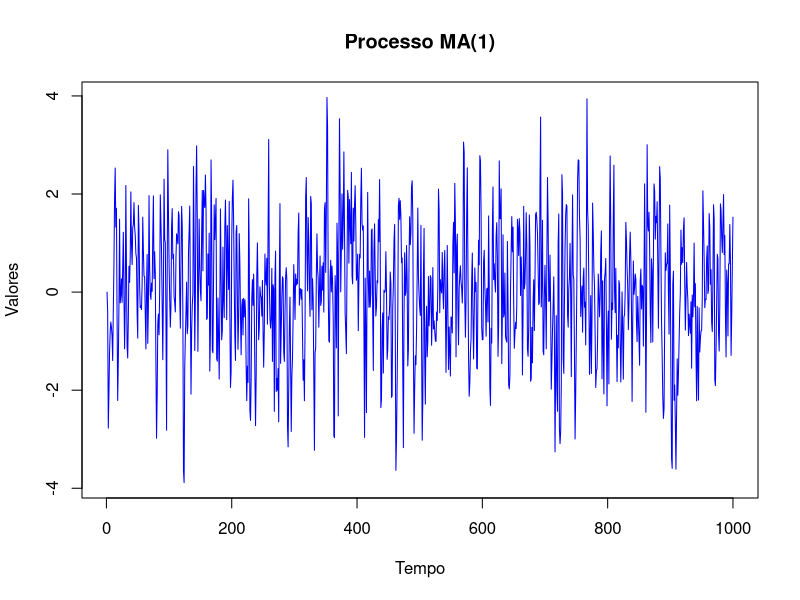
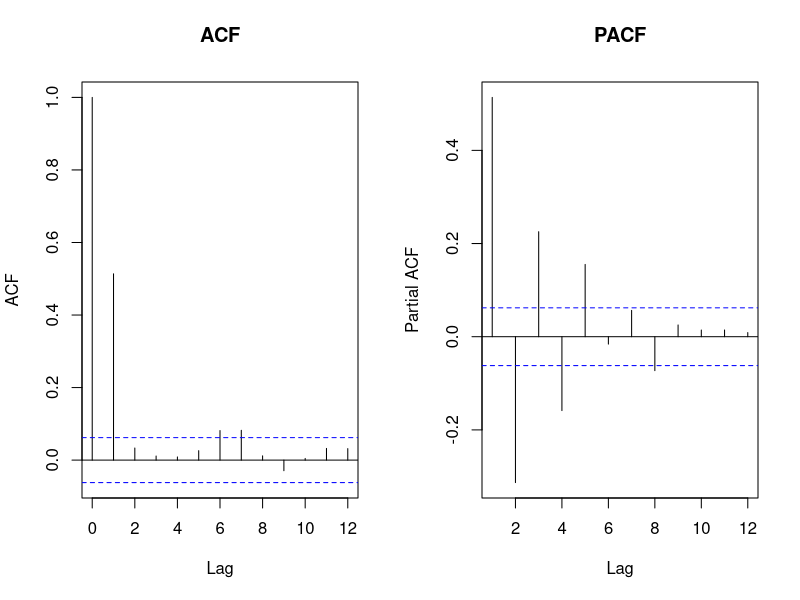
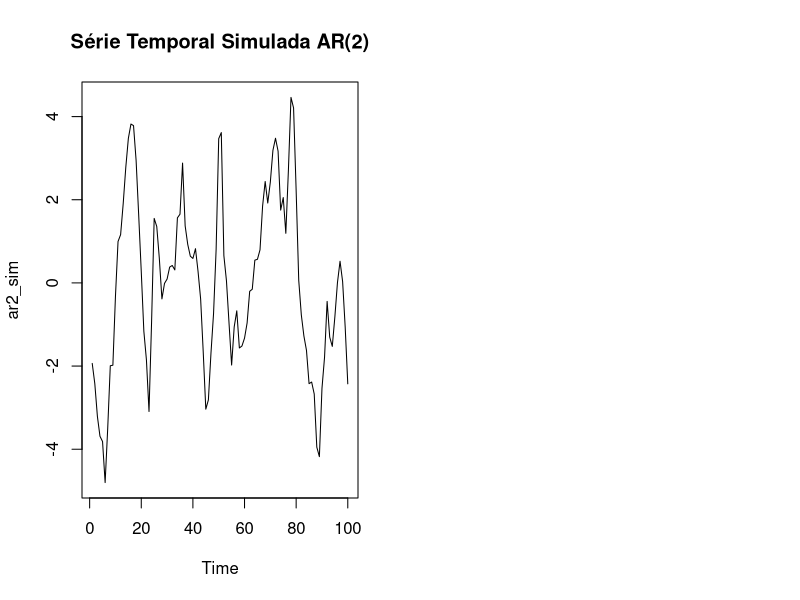
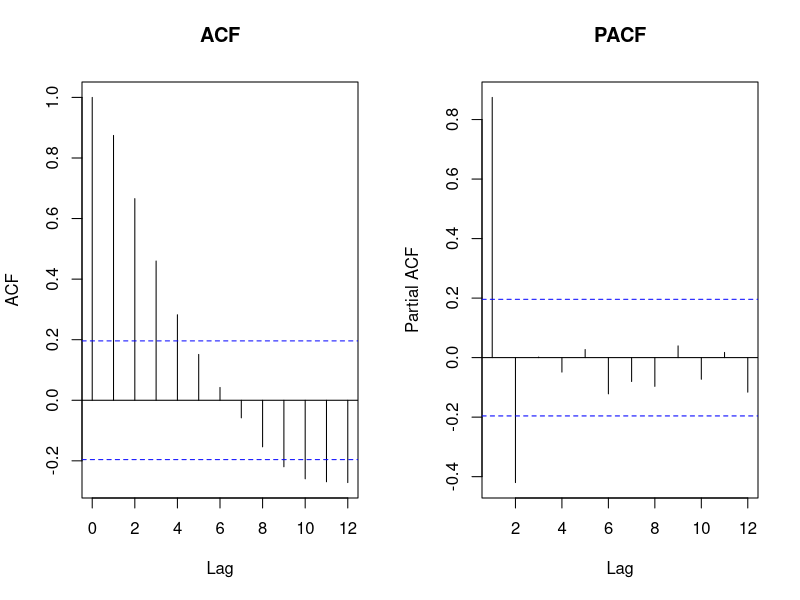
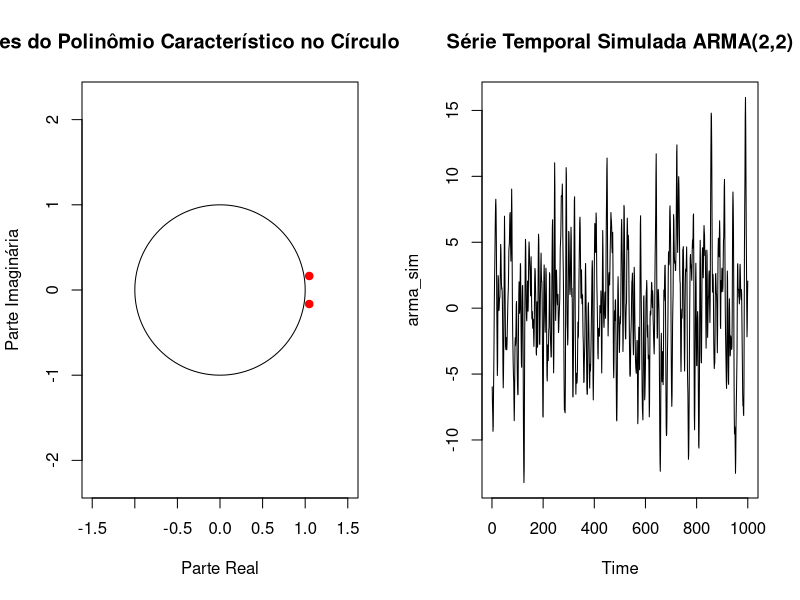
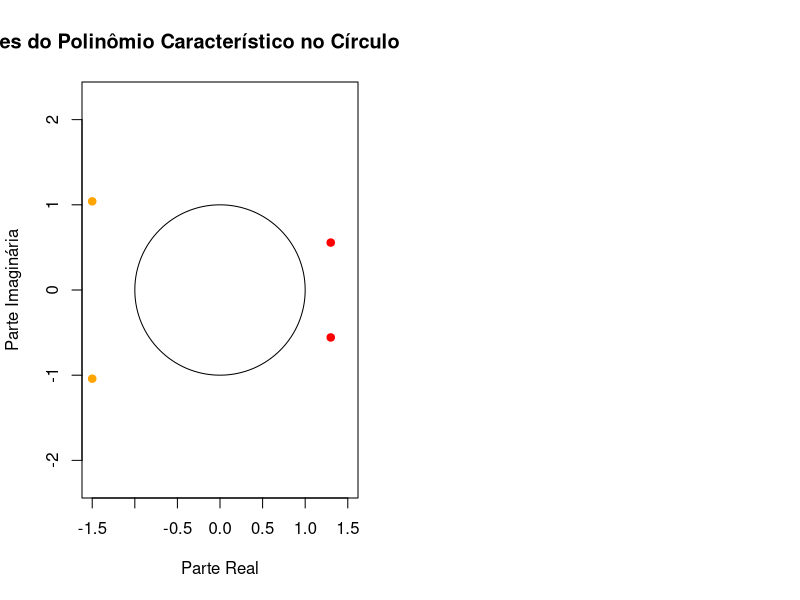
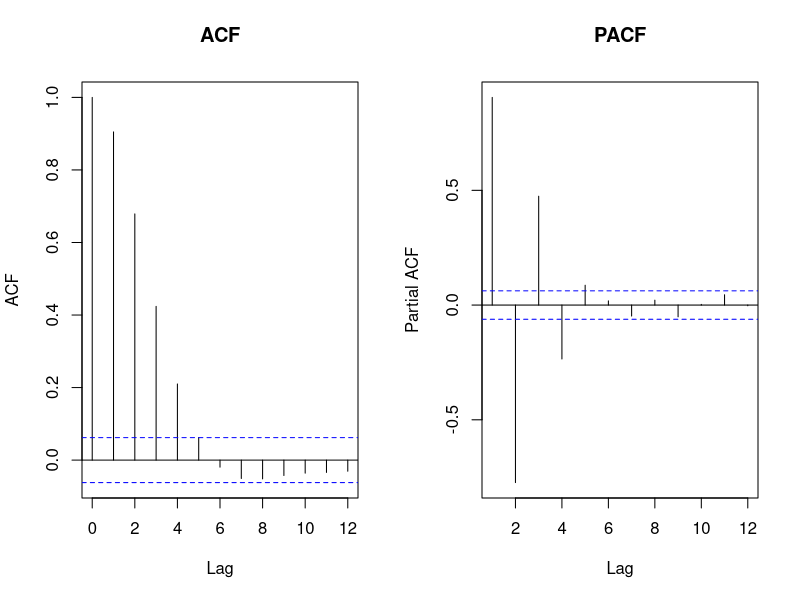

Generate these figures, in order, with R:
## ---- chunk 1
# Definindo o coeficiente MA e o número de observações
ma_coef <- 0.8
n <- 1000

# Gerando ruído branco
#set.seed(1234)
ruido_branco <- rnorm(n)

# Inicializando o vetor do processo MA(1)
ma_process <- numeric(n)

# Calculando os valores do processo MA(1) em um loop
for (t in 2:n) {
  ma_process[t] <- ruido_branco[t] + ma_coef * ruido_branco[t-1]
}

# Visualizando MA(1)
plot(ma_process, type = "l", main = "Processo MA(1)", ylab = "Valores", xlab = "Tempo", col="blue")
## ---- chunk 2
par(mfrow=c(1,2))

vacf = acf(ma_process, lag.max = 12, main="ACF")

vpacf = pacf(ma_process, lag.max =12, main="PACF")
## ---- chunk 3
teste_lb_ma_process <- Box.test(ma_process, lag = 12, type = "Ljung-Box")
print(teste_lb_ma_process)
## ---- chunk 4

# Definir os coeficientes do modelo AR(p)
p <- 2
ar_coef <- c(1.3, -0.5)  # Coeficientes AR

# Número de observações
n <- 100

# Simular a série temporal AR(p)
set.seed(123)  # Para reprodutibilidade
ar2_sim <- arima.sim(model = list(ar = ar_coef), n = n)

plot(ar2_sim, main = "Série Temporal Simulada AR(2)")
## ---- chunk 5
par(mfrow=c(1,2))

vacf = acf(ar2_sim, lag.max = 12, main="ACF")

vpacf = pacf(ar2_sim, lag.max = 12 , main="PACF")
## ---- chunk 6

# Exemplo de dados
dados <- c(1.2, 2.4, 3.1, 4.5, 5.7, 6.8, 7.9, 8.3, 9.1, 10.5)

# Ajustar um modelo AR(p) com ordem p = 2
modelo_ar <- arima(dados, order = c(2, 0, 0))

# Obter os coeficientes do modelo
coeficientes <- coef(modelo_ar)
print(coeficientes)

# Calcular as raízes do polinômio característico
polinomio <- c(1, -coeficientes[1:2])
raizes <- polyroot(polinomio)

print(raizes)

# Plotar o círculo unitário
plot(0, 0, type = "n", xlab = "Parte Real", ylab = "Parte Imaginária",
     xlim = c(-1.5, 1.5), ylim = c(-1.5, 1.5), asp = 1)
symbols(0, 0, circles = 1, inches = FALSE, add = TRUE)

# Plotar as raízes
points(Re(raizes), Im(raizes), col = "red", pch = 19)

# Adicionar título
title("Raízes do Polinômio Característico no Círculo Unitário")


# Verificar se as raízes estão fora do círculo unitário
estabilidade <- all(Mod(raizes) > 1)
print(estabilidade)
## ---- chunk 7
# Definir os coeficientes do modelo AR(p)
p <- 2
ar_coef <- c(1.3, -0.5)  # Coeficientes AR
q <- 2
ma_coef <- c(0.9, 0.3)   # Coeficientes MA

# Número de observações
n <- 1000

# Simular a série temporal AR(p)
set.seed(123)  # Para reprodutibilidade
arma_sim <- arima.sim(model = list(ar = ar_coef, ma = ma_coef), n = n)


plot(arma_sim, main = "Série Temporal Simulada ARMA(2,2)")
## ---- chunk 8

# Calcular as raízes dos polinômios característicos
polinomio_ar <- c(1, -ar_coef) # sinal negativo no caso ar: condição p/ var positiva
raizes_ar <- polyroot(polinomio_ar)

polinomio_ma <- c(1, +ma_coef) # sinal positivo no caso ma: condição p/ var positiva
raizes_ma <- polyroot(polinomio_ma)

print(c(raizes_ar, raizes_ma))

# Plotar o círculo unitário
plot(0, 0, type = "n", xlab = "Parte Real", ylab = "Parte Imaginária",
     xlim = c(-1.5, 1.5), ylim = c(-1.5, 1.5), asp = 1)
symbols(0, 0, circles = 1, inches = FALSE, add = TRUE)

# Plotar as raízes
points(Re(raizes_ar), Im(raizes_ar), col = "red", pch = 19)
points(Re(raizes_ma), Im(raizes_ma), col = "orange", pch = 19)

# Adicionar título
title("Raízes do Polinômio Característico no Círculo Unitário")
## ---- chunk 9
par(mfrow=c(1,2))

vacf = acf(arma_sim, lag.max = 12, main="ACF")

vpacf = pacf(arma_sim, lag.max =12 , main="PACF")
